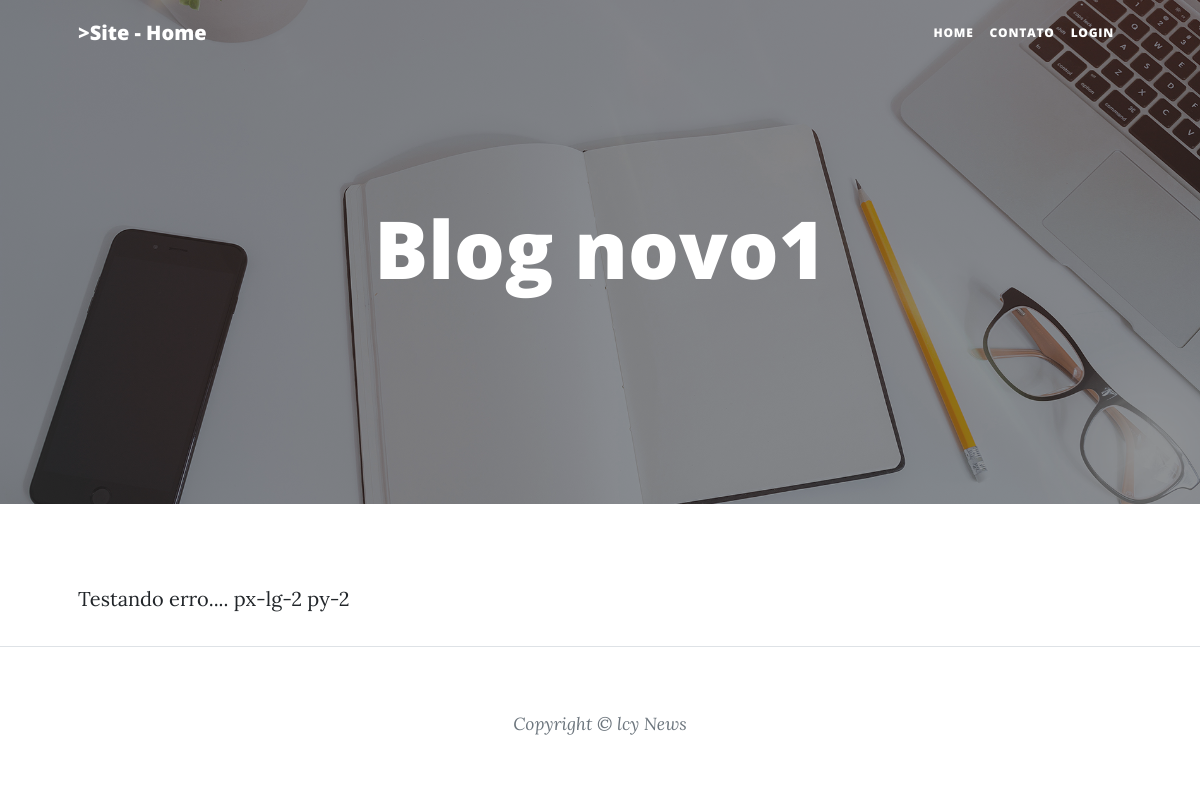
Before: /post/blog-novo/ with the older database file.
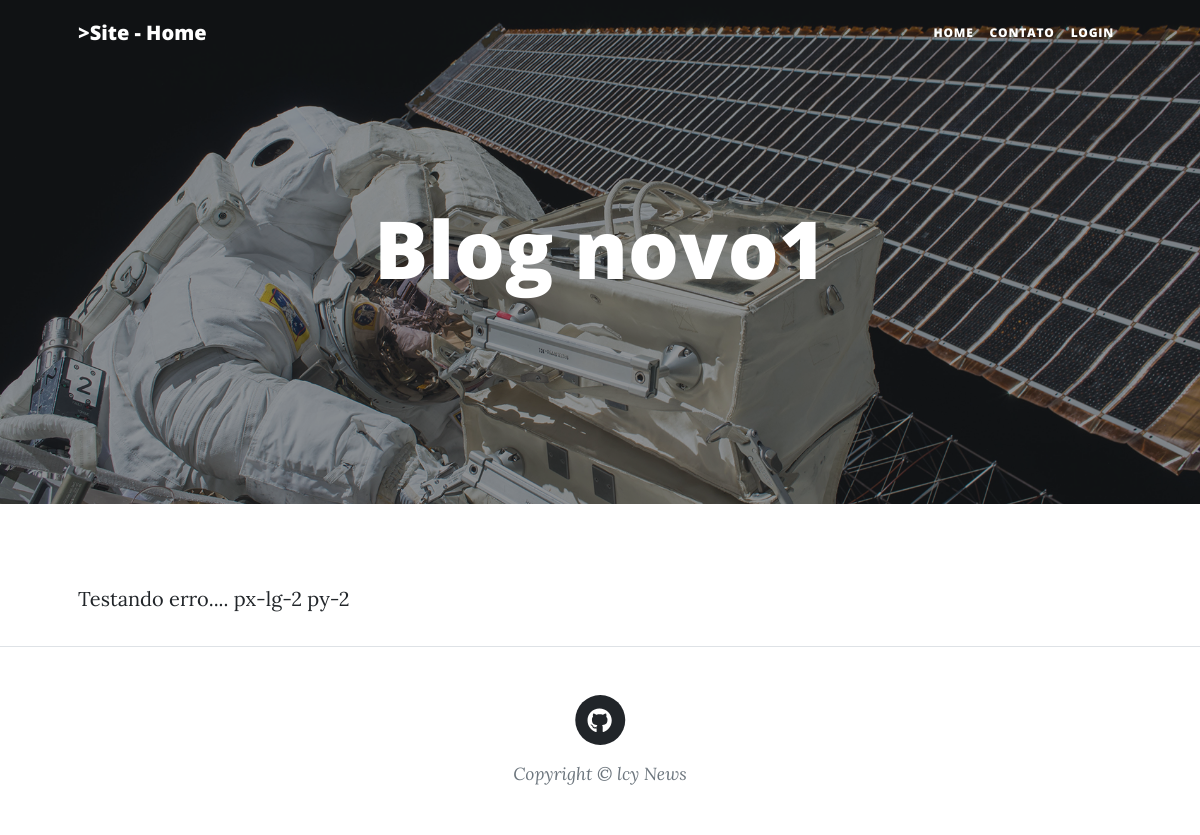
After: the same page with the newer database file.
### blog/models.py (models this page shows, shortened)
class Post(models.Model):
    STATUS = (
        ("rascunho", "Rascunho"),
        ("publicado", "Publicado"),
    )
    title = models.CharField(max_length=250)
    slug = models.SlugField(max_length=250)
    author = models.ForeignKey(User,
                               on_delete=models.CASCADE)
    category = models.ManyToManyField(category, related_name="get_posts")
    image = models.ImageField(upload_to="blog", blank=True, null=True)
    content = RichTextField()
    publicado = models.DateTimeField(default=timezone.now)
    criado = models.DateTimeField(auto_now_add=True)
    alterado = models.DateTimeField(auto_now=True)
    status = models.CharField(max_length=10,
     choices=STATUS,
    default="rascunho")
    objects = models.Manager()
    published = PublishedManager()
    class Meta:
        ordering = ('publicado',)

### blog/views.py (the view)
# urls.py: path('post/<slug:slug>/', views.BlogDetailView.as_view(), name='post_detail'),
class BlogDetailView(DetailView):
    model = Post
    template_name = 'blog/post_detail.html'

### social/processors.py (called while the page is built)
def ctx_social(request):
    ctx_dict = {}
    links = Link.objects.all()
    for link in links:
        ctx_dict[link.chave] = link.url
    return ctx_dict

### blog/templates/blog/post_detail.html (shortened to what this page needs)
{% extends 'base.html' %}
{% load static %}
{% block header %}
{% if object.image %}
<header class="masthead" style="background-image: url({{ object.image.url }})">
{% else %}
<header class="masthead" style="background-image: url({% static 'assets/img/home-bg.jpg' %})">
{% endif %}
    <div class="container position-relative px-4 px-lg-5">
        <div class="row gx-4 gx-lg-5 justify-content-center">
            <div class="col-md-10 col-lg-8 col-xl-7">
                <div class="site-heading">
                    <h1>{{ object.title }}</h1>
                </div>
            </div>
        </div>
    </div>
</header>
{% endblock header %}
{% block content %}
        <div class="post-entry">
            <p> {{ object.content|safe }} </p>
        </div>
{% endblock content %}

Changed rows visible on the page:
changed Post "Blog novo1": image: picture added
